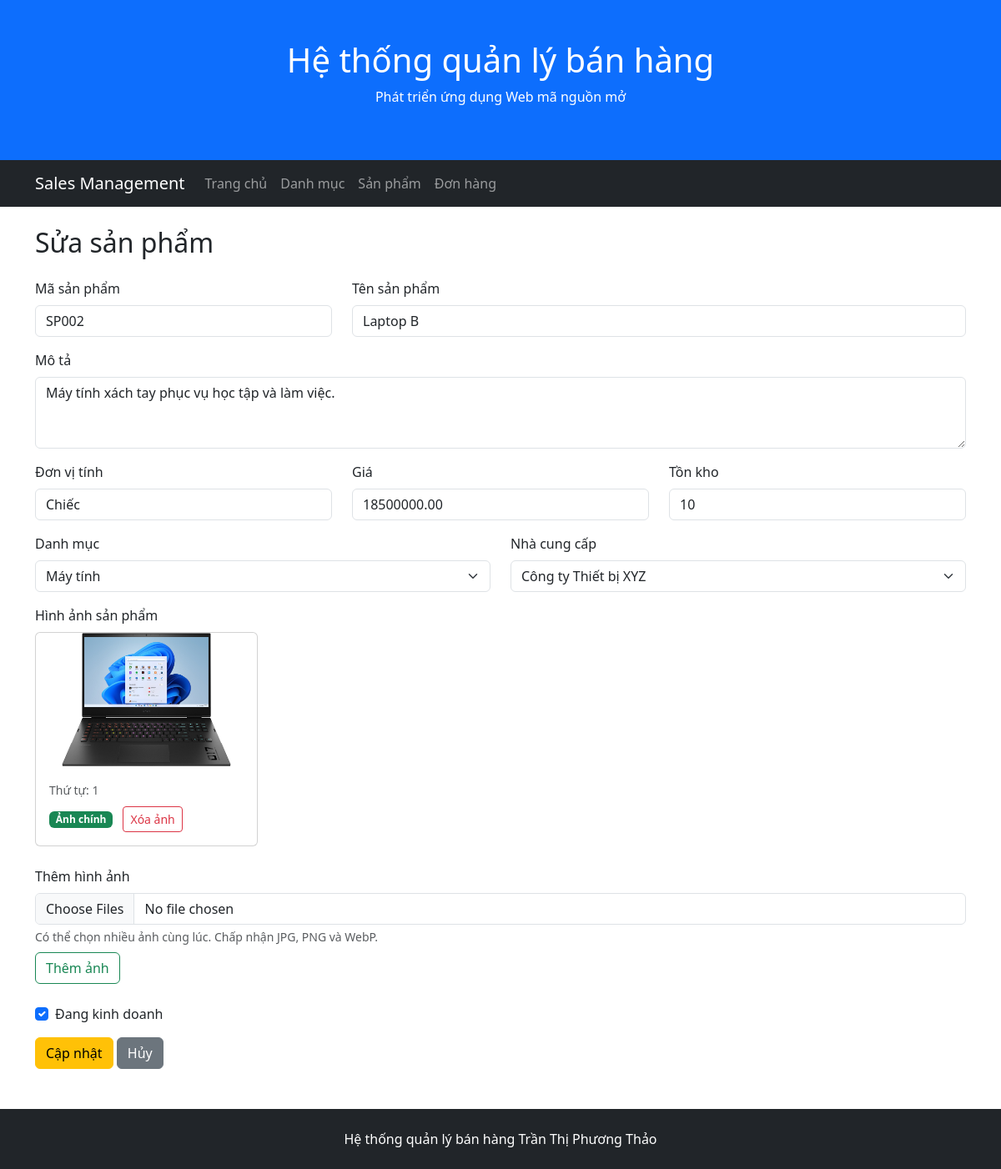
Page /admin/products/edit.php?id=2 on the committed database.
### tables this page shows
CREATE TABLE products (
    ProductID INT AUTO_INCREMENT PRIMARY KEY,
    ProductCode VARCHAR(50) NOT NULL UNIQUE,
    ProductName VARCHAR(255) NOT NULL,
    Description TEXT,
    Unit VARCHAR(20),
    Price DECIMAL(12,2) NOT NULL DEFAULT 0,
    StockQuantity INT NOT NULL DEFAULT 0,
    IsActive BOOLEAN NOT NULL DEFAULT TRUE,
    SupplierID INT NOT NULL,
    CategoryID INT NOT NULL,

    CONSTRAINT chk_products_price CHECK (Price >= 0),
    CONSTRAINT chk_products_stock CHECK (StockQuantity >= 0),
    CONSTRAINT fk_products_supplier
        FOREIGN KEY (SupplierID) REFERENCES suppliers(SupplierID),
    CONSTRAINT fk_products_category
        FOREIGN KEY (CategoryID) REFERENCES categories(CategoryID)
);

CREATE TABLE categories (
    CategoryID INT AUTO_INCREMENT PRIMARY KEY,
    CategoryName VARCHAR(200) NOT NULL,
    Description TEXT
);

CREATE TABLE suppliers (
    SupplierID INT AUTO_INCREMENT PRIMARY KEY,
    SupplierName VARCHAR(200) NOT NULL,
    ContactName VARCHAR(100),
    Address VARCHAR(200),
    City VARCHAR(100),
    PostalCode VARCHAR(20),
    Country VARCHAR(100),
    Phone VARCHAR(20)
);

CREATE TABLE product_images (
    ProductImageID INT AUTO_INCREMENT PRIMARY KEY,
    ProductID INT NOT NULL,
    ImageFile VARCHAR(255) NOT NULL,
    AltText VARCHAR(255),
    IsPrimary BOOLEAN NOT NULL DEFAULT FALSE,
    SortOrder INT NOT NULL DEFAULT 0,

    CONSTRAINT uq_product_image UNIQUE (ProductID, ImageFile),
    CONSTRAINT chk_product_image_sort CHECK (SortOrder >= 0),
    CONSTRAINT fk_product_images_product
        FOREIGN KEY (ProductID)
        REFERENCES products(ProductID)
        ON DELETE CASCADE
);

### public/admin/products/edit.php (the view, shortened to what this page needs)
<?php
require_once '/var/www/src/config/database.php';
$productID = isset($_GET['id'])
    ? (int) $_GET['id']
    : 0;
$sql = "
    SELECT
        ProductID,
        ProductCode,
        ProductName,
        Description,
        Unit,
        Price,
        StockQuantity,
        IsActive,
        SupplierID,
        CategoryID
    FROM products
    WHERE ProductID = ?
";
$stmt = $conn->prepare($sql);
$stmt->bind_param('i', $productID);
$stmt->execute();
$result = $stmt->get_result();
$product = $result->fetch_assoc();
$sqlImages = "
    SELECT
        ProductImageID,
        ImageFile,
        AltText,
        IsPrimary,
        SortOrder
    FROM product_images
    WHERE ProductID = ?
    ORDER BY SortOrder
";
$stmtImages = $conn->prepare($sqlImages);
$stmtImages->bind_param('i', $productID);
$stmtImages->execute();
$productImages = $stmtImages->get_result();
$sqlCategories = "
    SELECT
        CategoryID,
        CategoryName
    FROM categories
    ORDER BY CategoryName
";
$categories = $conn->query($sqlCategories);
$sqlSuppliers = "
    SELECT
        SupplierID,
        SupplierName
    FROM suppliers
    ORDER BY SupplierName
";
$suppliers = $conn->query($sqlSuppliers);
require_once '/var/www/src/includes/admin/header.php';
require_once '/var/www/src/includes/admin/navbar.php';
?>
<div class="container mt-4">
    <h2 class="mb-4">Sửa sản phẩm</h2>
    <form
        method="post"
        enctype="multipart/form-data"
    >
        <div class="row">
            <div class="col-md-4 mb-3">
                <label
                    for="productCode"
                    class="form-label"
                >
                    Mã sản phẩm
                </label>
                <input
                    type="text"
                    class="form-control"
                    id="productCode"
                    name="product_code"
                    value="<?= htmlspecialchars(
                        $_POST['product_code']
                        ?? $product['ProductCode']
                    ) ?>"
                    required
                >
            </div>
            <div class="col-md-8 mb-3">
                <label
                    for="productName"
                    class="form-label"
                >
                    Tên sản phẩm
                </label>
                <input
                    type="text"
                    class="form-control"
                    id="productName"
                    name="product_name"
                    value="<?= htmlspecialchars(
                        $_POST['product_name']
                        ?? $product['ProductName']
                    ) ?>"
                    required
                >
            </div>
        </div>
        <div class="mb-3">
            <label
                for="description"
                class="form-label"
            >
                Mô tả
            </label>
            <textarea
                class="form-control"
                id="description"
                name="description"
                rows="3"
            ><?= htmlspecialchars(
                $_POST['description']
                ?? $product['Description']
                ?? ''
            ) ?></textarea>
        </div>
        <div class="row">
            <div class="col-md-4 mb-3">
                <label
                    for="unit"
                    class="form-label"
                >
                    Đơn vị tính
                </label>
                <input
                    type="text"
                    class="form-control"
                    id="unit"
                    name="unit"
                    value="<?= htmlspecialchars(
                        $_POST['unit']
                        ?? $product['Unit']
                        ?? ''
                    ) ?>"
                >
            </div>
            <div class="col-md-4 mb-3">
                <label
                    for="price"
                    class="form-label"
                >
                    Giá
                </label>
                <input
                    type="number"
                    class="form-control"
                    id="price"
                    name="price"
                    min="0"
                    step="0.01"
                    value="<?= htmlspecialchars(
                        $_POST['price']
                        ?? $product['Price']
                    ) ?>"
                    required
                >
            </div>
            <div class="col-md-4 mb-3">
                <label
                    for="stockQuantity"
                    class="form-label"
                >
                    Tồn kho
                </label>
                <input
                    type="number"
                    class="form-control"
                    id="stockQuantity"
                    name="stock_quantity"
                    min="0"
                    value="<?= htmlspecialchars(
                        $_POST['stock_quantity']
                        ?? $product['StockQuantity']
                    ) ?>"
                    required
                >
            </div>
        </div>
        <div class="row">
            <div class="col-md-6 mb-3">
                <label
                    for="categoryID"
                    class="form-label"
                >
                    Danh mục
                </label>
                <select
                    class="form-select"
                    id="categoryID"
                    name="category_id"
                    required
                >
                    <?php while (
                        $category =
                            $categories->fetch_assoc()
                    ): ?>
                        <?php
                        $selectedCategoryID =
                            $_POST['category_id']
                            ?? $product['CategoryID'];
                        ?>
                        <option
                            value="<?=
                                $category['CategoryID']
                            ?>"
                            <?= (
                                $selectedCategoryID
                                == $category['CategoryID']
                            ) ? 'selected' : '' ?>
                        >
                            <?= htmlspecialchars(
                                $category['CategoryName']
                            ) ?>
                        </option>
                    <?php endwhile; ?>
                </select>
            </div>
            <div class="col-md-6 mb-3">
                <label
                    for="supplierID"
                    class="form-label"
                >
                    Nhà cung cấp
                </label>
                <select
                    class="form-select"
                    id="supplierID"
                    name="supplier_id"
                    required
                >
                    <?php while (
                        $supplier =
                            $suppliers->fetch_assoc()
                    ): ?>
                        <?php
                        $selectedSupplierID =
                            $_POST['supplier_id']
                            ?? $product['SupplierID'];
                        ?>
                        <option
                            value="<?=
                                $supplier['SupplierID']
                            ?>"
                            <?= (
                                $selectedSupplierID
                                == $supplier['SupplierID']
                            ) ? 'selected' : '' ?>
                        >
                            <?= htmlspecialchars(
                                $supplier['SupplierName']
                            ) ?>
                        </option>
                    <?php endwhile; ?>
                </select>
            </div>
        </div>
        <div class="mb-4">
            <label class="form-label">
                Hình ảnh sản phẩm
            </label>
            <div class="row g-3">
                <?php while (
                    $image =
                        $productImages->fetch_assoc()
                ): ?>
                    <div class="col-md-3">
                        <div class="card h-100">
                            <img
                                src="/uploads/admin/products/<?=
                                    htmlspecialchars(
                                        $image['ImageFile']
                                    )
                                ?>"
                                class="card-img-top"
                                alt="<?=
                                    htmlspecialchars(
                                        $image['AltText']
                                        ?? ''
                                    )
                                ?>"
                                style="
                                    height: 160px;
                                    object-fit: contain;
                                "
                            >
                            <div class="card-body">
                                <small class="text-muted">
                                    Thứ tự:
                                    <?= $image['SortOrder'] ?>
                                </small>
                                <div class="mt-2">
                                    <?php if (
                                        (int) $image['IsPrimary'] === 1
                                    ): ?>
                                        <span
                                            class="badge bg-success"
                                        >
                                            Ảnh chính
                                        </span>
                                    <?php endif; ?>
                                    <button
                                        type="submit"
                                        class="btn btn-outline-danger btn-sm ms-2"
                                        name="delete_image"
                                        value="<?= $image['ProductImageID'] ?>"
                                        formaction="/admin/products/edit.php?id=<?= $productID ?>"
                                        formmethod="post"
                                        onclick="return confirm('Bạn có chắc muốn xóa ảnh này?');"
                                    >
                                        Xóa ảnh
                                    </button>
                                </div>
                            </div>
                        </div>
                    </div>
                <?php endwhile; ?>
            </div>
        </div>
        <div class="mb-4">
            <label
                for="productImages"
                class="form-label"
            >
                Thêm hình ảnh
            </label>
            <input
                type="file"
                class="form-control"
                id="productImages"
                name="product_images[]"
                accept="image/jpeg,image/png,image/webp"
                multiple
            >
            <div class="form-text">
                Có thể chọn nhiều ảnh cùng lúc.
                Chấp nhận JPG, PNG và WebP.
            </div>
             <button
                type="submit"
                class="btn btn-outline-success mt-2"
                name="add_images"
                value="1"
                formaction="/admin/products/edit.php?id=<?= $productID ?>"
                formmethod="post"
            >
                Thêm ảnh
            </button>
        </div>
        <div class="form-check mb-3">
            <?php
            $currentIsActive =
                $_SERVER['REQUEST_METHOD'] === 'POST'
                    ? isset($_POST['is_active'])
                    : (
                        (int) $product['IsActive']
                        === 1
                    );
            ?>
            <input
                type="checkbox"
                class="form-check-input"
                id="isActive"
                name="is_active"
                value="1"
                <?= $currentIsActive
                    ? 'checked'
                    : '' ?>
            >
            <label
                class="form-check-label"
                for="isActive"
            >
                Đang kinh doanh
            </label>
        </div>
        <button
            type="submit"
            class="btn btn-warning"
        >
            Cập nhật
        </button>
        <a
            href="/admin/products/"
            class="btn btn-secondary"
        >
            Hủy
        </a>
    </form>
</div>
<?php
require_once '/var/www/src/includes/admin/footer.php';

### rows in the picture
products: product_code "SP002", product_name "Laptop B", description "Máy tính xách tay phục vụ học tập và làm việc.", unit "Chiếc", price "18500000.00", stock_quantity "10", category_id "Máy tính", supplier_id "Công ty Thiết bị XYZ", IsActive "☑"
product_images: ImageFile (picture), SortOrder "1", IsPrimary "Ảnh chính", $image['ProductImageID'] 3 (drawn)
